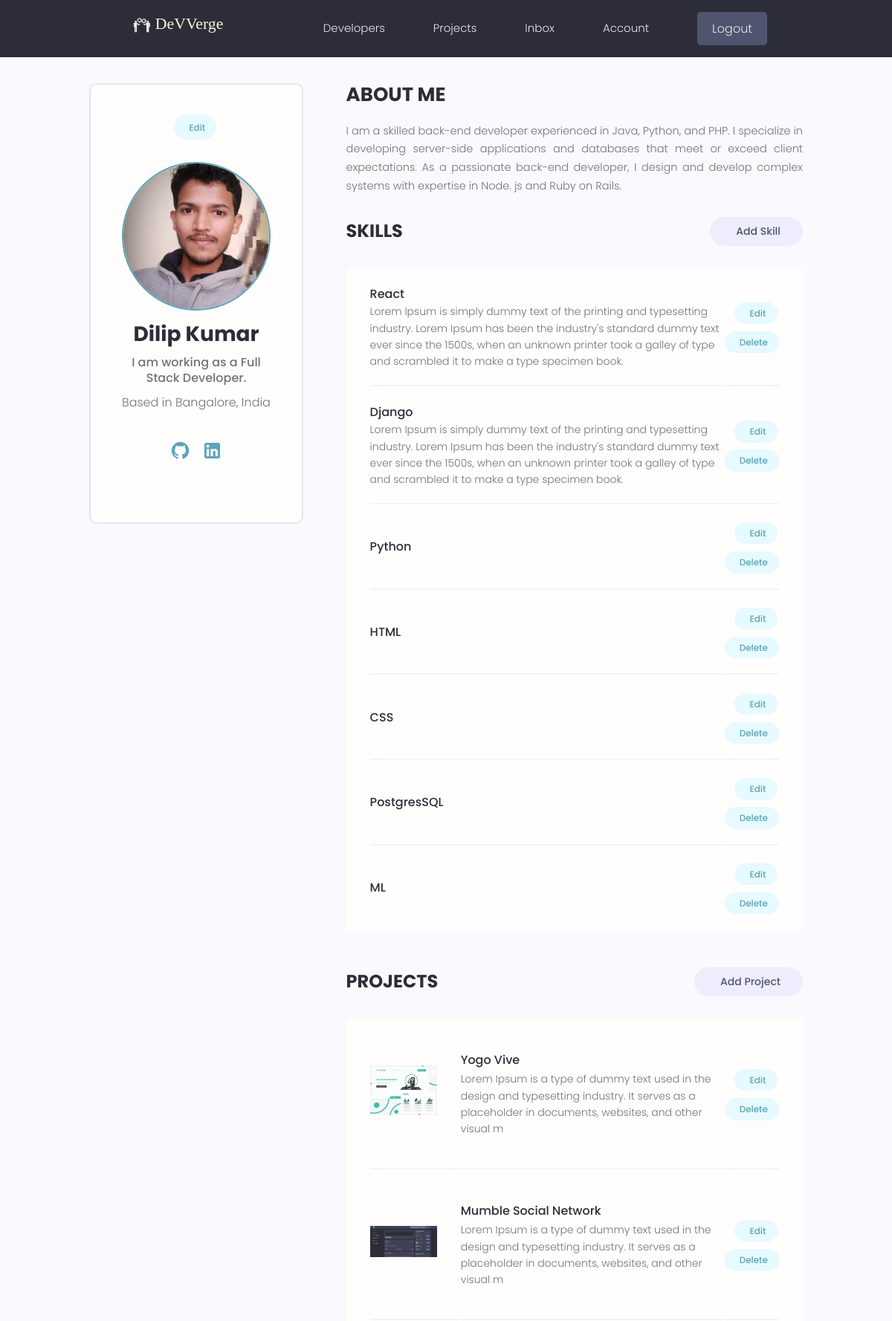
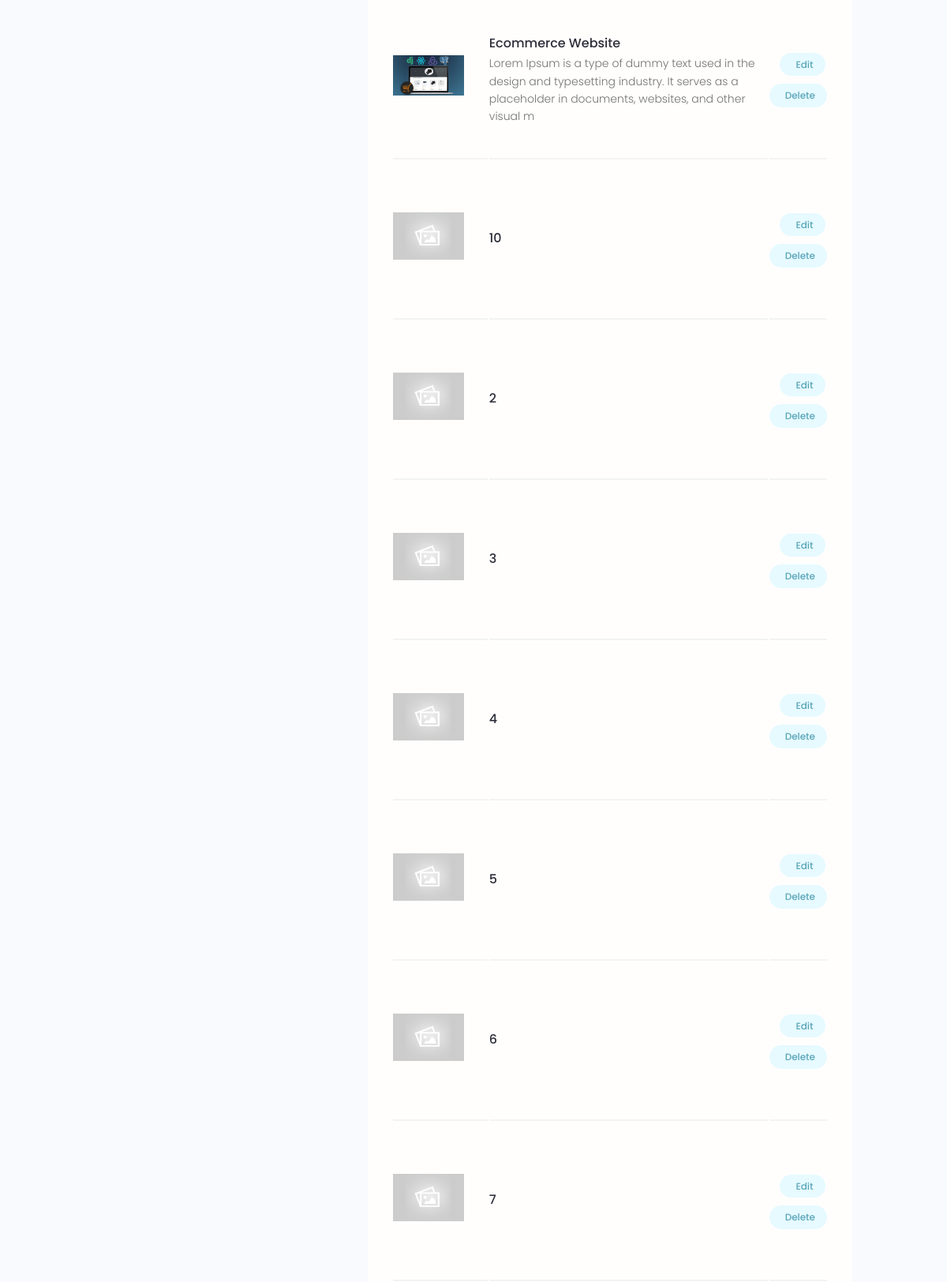
The app's page /account/ (signed in, upper part) with its own data (2 pictures, top to bottom).
### users/models.py (models this page shows, shortened)
class Profile(models.Model):
    user=models.OneToOneField(User,on_delete=models.CASCADE,null=True,blank=True)
    name=models.CharField(max_length=200,null=True,blank=True)
    email=models.EmailField(max_length=500,null=True,blank=True)
    username=models.CharField(max_length=200,null=True,blank=True)
    location=models.CharField(max_length=200,null=True,blank=True)
    short_intro=models.CharField(max_length=200,null=True,blank=True)
    bio=models.TextField(blank=True,null=True)
    profile_image=models.ImageField(null=True,blank=True,upload_to='profiles/',default='profiles/user-default.png')
    social_github=models.CharField(max_length=200,null=True,blank=True)
    social_linkedin=models.CharField(max_length=200,null=True,blank=True)
    social_youtube=models.CharField(max_length=200,null=True,blank=True)
    social_twitter=models.CharField(max_length=200,null=True,blank=True)
    social_website=models.CharField(max_length=200,null=True,blank=True)
    created=models.DateTimeField(auto_now_add=True)
    id=models.UUIDField(default=uuid.uuid4,primary_key=True,unique=True,editable=False)
    class Meta:
        ordering=['created']
    @property
    def imageURL(self):
        try:
            url=self.profile_image.url
        except:
            url=''
        return url

class Skill(models.Model):
    owner=models.ForeignKey(Profile,null=True,blank=True,on_delete=models.CASCADE)
    name=models.CharField(max_length=200,blank=True,null=True)
    description=models.TextField(blank=True,null=True)
    created=models.DateTimeField(auto_now_add=True)
    id=models.UUIDField(default=uuid.uuid4,primary_key=True,unique=True,editable=False)
    def __str__(self):
        return self.name

### projects/models.py (models this page shows, shortened)
class Project(models.Model):
    owner=models.ForeignKey(Profile,blank=True,null=True,on_delete=models.CASCADE)
    title=models.CharField(max_length=200)
    description=models.TextField(null=True,blank=True)
    featured_image=models.ImageField(null=True,blank=True,default="default.jpg")
    demo_link=models.CharField(max_length=2000,null=True,blank=True)
    source_link=models.CharField(max_length=2000,null=True,blank=True)
    tags=models.ManyToManyField('Tag',blank=True)
    vote_total=models.IntegerField(default=0,null=True,blank=True)
    vote_ratio=models.IntegerField(default=0,null=True,blank=True)
    created=models.DateTimeField(auto_now_add=True)
    id=models.UUIDField(default=uuid.uuid4,primary_key=True,unique=True,editable=False)
    class Meta:
        ordering=['-vote_ratio','-vote_total','title']
    @property
    def imageURL(self):
        try:
            url=self.featured_image.url
        except:
            url=''
        return url

### users/views.py (the view)
# urls.py: path('account/',views.userAccount,name='account'),
@login_required(login_url='login')
def userAccount(request):
    profile=request.user.profile
    skills=profile.skill_set.all()
    projects=profile.project_set.all()
    context={'profile':profile,'skills':skills,'projects':projects}
    return render(request,"users/account.html",context)

### users/templates/users/account.html (shortened to what this page needs)
{% extends 'main.html' %}
{% block content %}
<main class="settingsPage profile my-md">
  <div class="container">
    <div class="layout">
      <div class="column column--1of3">
        <div class="card text-center">
          <div class="card__body dev">
            <a class="tag tag--pill tag--main settings__btn" href="{% url 'edit-account' %}">
              Edit</a>
            <img class="avatar avatar--xl dev__avatar" src="{{profile.imageURL}}" />
            <h2 class="dev__name">{{profile.name}}</h2>
            <p class="dev__title">{{profile.short_intro}}</p>
            <p class="dev__location">Based in {{profile.location}}</p>
            <ul class="dev__social">
              {% if profile.social_github %}
              <li>
                <a title="Github" href="{{profile.social_github}}" target="_blank">
                  <i class="mdi mdi-github"></i>
                </a>
              </li>
              {% endif %}
              {% if profile.social_linkedin %}
              <li>
                <a title="LinkedIn" href="{{profile.social_linkedin}}" target="_blank">
                  <i class="mdi mdi-linkedin"></i>
                </a>
              </li>
              {% endif %}
            </ul>
          </div>
        </div>
      </div>
      <div class="column column--2of3">
        <div class="devInfo">
          <h3 class="devInfo__title">About Me</h3>
          <p class="devInfo__about">{{profile.bio}}</p>
        </div>
        <div class="settings">
          <h3 class="settings__title">Skills</h3>
          <a class="tag tag--pill tag--sub settings__btn tag--lg" href="{% url 'create-skill' %}"> Add Skill</a>
        </div>
        <table class="settings__table">
          {% for skill in skills %}
          <tr>
            <td class="settings__tableInfo">
              <h4>{{skill}}</h4>
              <p>{{skill.description}}</p>
            </td>
            <td class="settings__tableActions">
              <a class="tag tag--pill tag--main settings__btn" href="{% url 'update-skill' skill.id %}"> Edit</a>
              <a class="tag tag--pill tag--main settings__btn" href="{% url 'delete-skill' skill.id %}?next=/account">
                Delete</a>
            </td>
          </tr>
          {% endfor %}
        </table>
        <div class="settings">
          <h3 class="settings__title">Projects</h3>
          <a class="tag tag--pill tag--sub settings__btn tag--lg" href="{% url 'create-project' %}"> Add Project</a>
        </div>
        <table class="settings__table">
          {% for project in projects %}
          <tr>
            <td class="settings__thumbnail">
              <a href="{% url 'project' project.id %}"><img src="{{project.imageURL}}" alt="Project Thumbnail" /></a>
            </td>
            <td class="settings__tableInfo">
              <a href="{% url 'project' project.id %}">{{project.title}}</a>
              <p>{{project.description|slice:"150"}}</p>
            </td>
            <td class="settings__tableActions">
              <a class="tag tag--pill tag--main settings__btn" href="{% url 'update-project' project.id %}"> Edit</a>
              <a class="tag tag--pill tag--main settings__btn"
                href="{% url 'delete-project' project.id %}?next=/account">
                Delete</a>
            </td>
          </tr>
          {% endfor %}
        </table>
      </div>
    </div>
  </div>
</main>
{% endblock content %}

### static/styles/app.css (style rules this page uses)
:root { --color-sub: #2d2d39; }
.card { border: 2px solid var(--color-light); }
img { width: 100%; }
i.mdi { font-size: 28px; }
.profile .card > .dev { padding: 4rem; }
.dev__avatar { display: block; margin: auto; }
.dev__name { color: var(--color-sub); font-size: 2.8rem; font-weight: 700; margin-top: 1rem; margin-bottom: 0.5rem; }
.dev__title { font-size: 1.6rem; font-weight: 500; line-height: 1.3; }
.dev__location { margin-top: 1rem; }
.dev__social { margin: 3rem 0; list-style: none; display: flex; justify-content: center; gap: 1.5rem; }
.devInfo { margin-bottom: 3rem; }
.devInfo__title, .devInfo__subtitle { font-size: 2.6rem; color: var(--color-sub); text-transform: uppercase; font-weight: 700; margin-bottom: 1.5rem; }
.devInfo__about, .devSkill__info { font-size: 1.45rem; line-height: 1.7; text-align: justify; }
.settingsPage .dev > .settings__btn { display: inline-block; margin-bottom: 3rem; }
.settings { display: flex; justify-content: space-between; align-items: center; }
.settings__title { font-size: 2.4rem; text-transform: uppercase; font-weight: 700; color: var(--color-sub); }
.settings__table { margin-top: 3rem; margin-bottom: 5rem; padding: 0 3rem; background: var(--color-white); }
.settings__table tr { width: 100%; }
.settings__table tr > td { padding: 2rem 0; }
.settings__table tr:not(:last-child) td { border-bottom: 2px solid var(--color-white-light); }
.settings__thumbnail { width: 23%; min-width: 10rem; }
.settings__thumbnail img { padding-right: 3rem; height: 15rem; object-fit: contain; }
.settings__tableInfo { width: 100%; }
.settings__tableInfo h4, .settings__tableInfo a { padding-right: 1rem; width: auto; font-size: 1.6rem; font-weight: 500; color: var(--color-sub); }
.settings__tableInfo p { font-size: 1.4rem; }
.settings__tableActions { text-align: right; }

### static/uikit/styles/modules/_variables.css (style rules this page uses)
:root { --color-main: #5aa5b9; --color-main-light: #e6faff; --color-sub: #3f4156; --color-sub-light: #51546e; --color-sub-lighter: #ededfd; --color-text: #737373; --color-gray: #8b8b8b; --color-light: #e5e7eb; --color-light-gray: #767676; --color-bg: #f8fafd; --color-white: #fffefd; --color-white-light: #f3f3f3; --color-success: #359e64; --color-success-bg: #def8e8; --color-error: #fc4b0b; --color-error-bg: #fff2ee; --font-base: 'Poppins', arial, helvetica, 'Segoe UI', roboto, ubuntu, sans-serif; --font-monospace: 'Fira Code', 'Courier New', courier, monospace; --font-regular: 300; --font-medium: 500; --font-bold: 700; --generic-shadow: 1px 1px 5px #00000010; --generic-transition: all 0.3s ease-in-out; }

### static/uikit/styles/modules/_base.css (style rules this page uses)
* { margin: 0; padding: 0; box-sizing: border-box; text-rendering: optimizeLegibility; color: inherit; font-size: inherit; }
html { font-size: 50%; }
@media only screen and (min-width: 480px) { html { font-size: 56.25%; } }
@media only screen and (min-width: 1200px) { html { font-size: 62.5%; } }
body { line-height: 1.6; font-weight: 400; font-size: 1.5rem; color: var(--color-text); background-color: var(--color-bg); min-height: 100vh; }

### static/uikit/styles/modules/_typography.css (style rules this page uses)
* { font-family: var(--font-base); }
h2 { font-size: 3.6rem; font-weight: var(--font-bold); }
h3 { font-size: 3.2rem; font-weight: var(--font-medium); }
h4 { font-size: 2.8rem; font-weight: var(--font-medium); }
p, span, strong { font-size: 1.6rem; color: var(--color-text); font-weight: var(--font-regular); }
a { padding-bottom: 2px; text-decoration: none; display: inline-block; color: var(--color-main); font-weight: var(--font-medium); }

### static/uikit/styles/modules/_utilities.css (style rules this page uses)
.container { width: 92%; max-width: 165rem; margin: 0 auto; box-sizing: border-box; }
@media screen and (min-width: 1000px) { .container { width: 90%; } }
@media screen and (min-width: 1200px) { .container { width: 80%; } }
.text-center { text-align: center; }
.my-md { margin: 3rem auto; }

### static/uikit/styles/modules/_avatar.css (style rules this page uses)
.avatar { border-radius: 50%; border: 2px solid var(--color-main); object-fit: cover; }
.avatar--xl { height: 20rem; width: 20rem; }

### static/uikit/styles/modules/_card.css (style rules this page uses)
.card { border-radius: 1rem; background-color: var(--color-white); border: 1.5px solid var(--color-light); width: auto; height: auto; margin-top: 0.5rem; margin-bottom: 0.5rem; overflow: hidden; }
.card__body, .card__header { padding: 2rem 2.5rem; }

### static/uikit/styles/modules/_layout.css (style rules this page uses)
.layout { display: flex; flex-flow: row wrap; justify-content: space-between; }
.layout > .column { margin-bottom: 3rem; }
.layout > .column.column--1of3 { flex-basis: 30%; }
.layout > .column.column--2of3 { flex-basis: 64%; }

### records on screen
Profile: imageURL (picture), name "Dilip Kumar", short_intro "I am working as a Full Stack Developer.", location "Bangalore, India", bio "I am a skilled back-end developer experienced in Java, Python, and PHP. I specialize in developing server-side applications and databases that meet or exceed client expectations. As a passionate back-end developer, I design and develop complex systems with expertise in Node. js and Ruby on Rails."
Skill: name "React", description "Lorem Ipsum is simply dummy text of the printing and typesetting industry. Lorem Ipsum has been the industry's standard dummy text ever since the 1500s, when an unknown printer took a galley of type and scrambled it to make a type specimen book."
Skill: name "Django", description "Lorem Ipsum is simply dummy text of the printing and typesetting industry. Lorem Ipsum has been the industry's standard dummy text ever since the 1500s, when an unknown printer took a galley of type and scrambled it to make a type specimen book."
Skill: name "Python"
Skill: name "HTML"
Skill: name "CSS"
Skill: name "PostgresSQL"
Skill: name "ML"
Project: imageURL (picture), title "Yogo Vive", description "Lorem Ipsum is a type of dummy text used in the design and typesetting industry. It serves as a placeholder in documents, websites, and other visual m"
Project: imageURL (picture), title "Mumble Social Network", description "Lorem Ipsum is a type of dummy text used in the design and typesetting industry. It serves as a placeholder in documents, websites, and other visual m"
Project: imageURL (picture), title "Ecommerce Website", description "Lorem Ipsum is a type of dummy text used in the design and typesetting industry. It serves as a placeholder in documents, websites, and other visual m"
Project: imageURL (placeholder picture), title "10"
Project: imageURL (placeholder picture), title "2"
Project: imageURL (placeholder picture), title "3"
Project: imageURL (placeholder picture), title "4"
Project: imageURL (placeholder picture), title "5"
Project: imageURL (placeholder picture), title "6"
Project: imageURL (placeholder picture), title "7"
